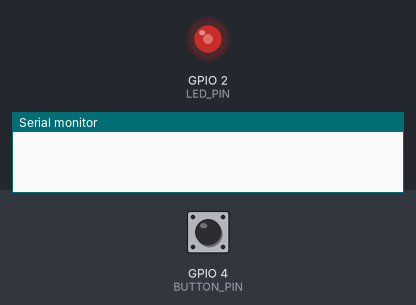
Bench run of a program on a simulated ESP32. Parts: output pins drawn as LEDs (lit = HIGH), the last lines printed to the serial monitor. Inputs (shaded band) come from the test bench; at power-on: GPIO 4 (BUTTON_PIN) HIGH.

Above: at 1.35 s.
At 16.1 s:
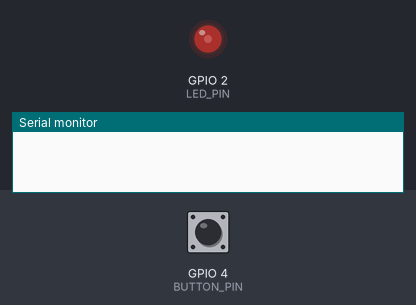
16.2 s: GPIO 4 (BUTTON_PIN) driven LOW
At 20.74 s:
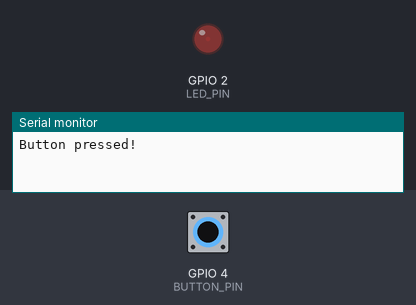
Timing chart, 0 to 33.3 s (numbered marks = the images above; inputs shaded):
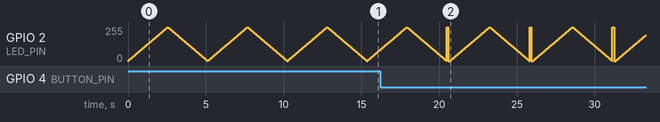

The program:

main.cpp
```cpp
#include <Arduino.h>

#define BUTTON_PIN 4
#define LED_PIN 2
#define LED_CHANNEL 0

void setup() {
    Serial.begin(115200);

    pinMode(BUTTON_PIN, INPUT_PULLUP);

    ledcSetup(LED_CHANNEL, 5000, 8);
    ledcAttachPin(LED_PIN, LED_CHANNEL);
}

void loop() {
    for (int b = 0; b <= 255; b++) {
        ledcWrite(LED_CHANNEL, b);
        delay(10);
    }

    for (int b = 255; b >= 0; b--) {
        ledcWrite(LED_CHANNEL, b);
        delay(10);
    }

    if (digitalRead(BUTTON_PIN) == LOW) {
        Serial.println("Button pressed!");

        ledcWrite(LED_CHANNEL, 255);
        delay(100);
        ledcWrite(LED_CHANNEL, 0);
        delay(100);
    }
}
```
